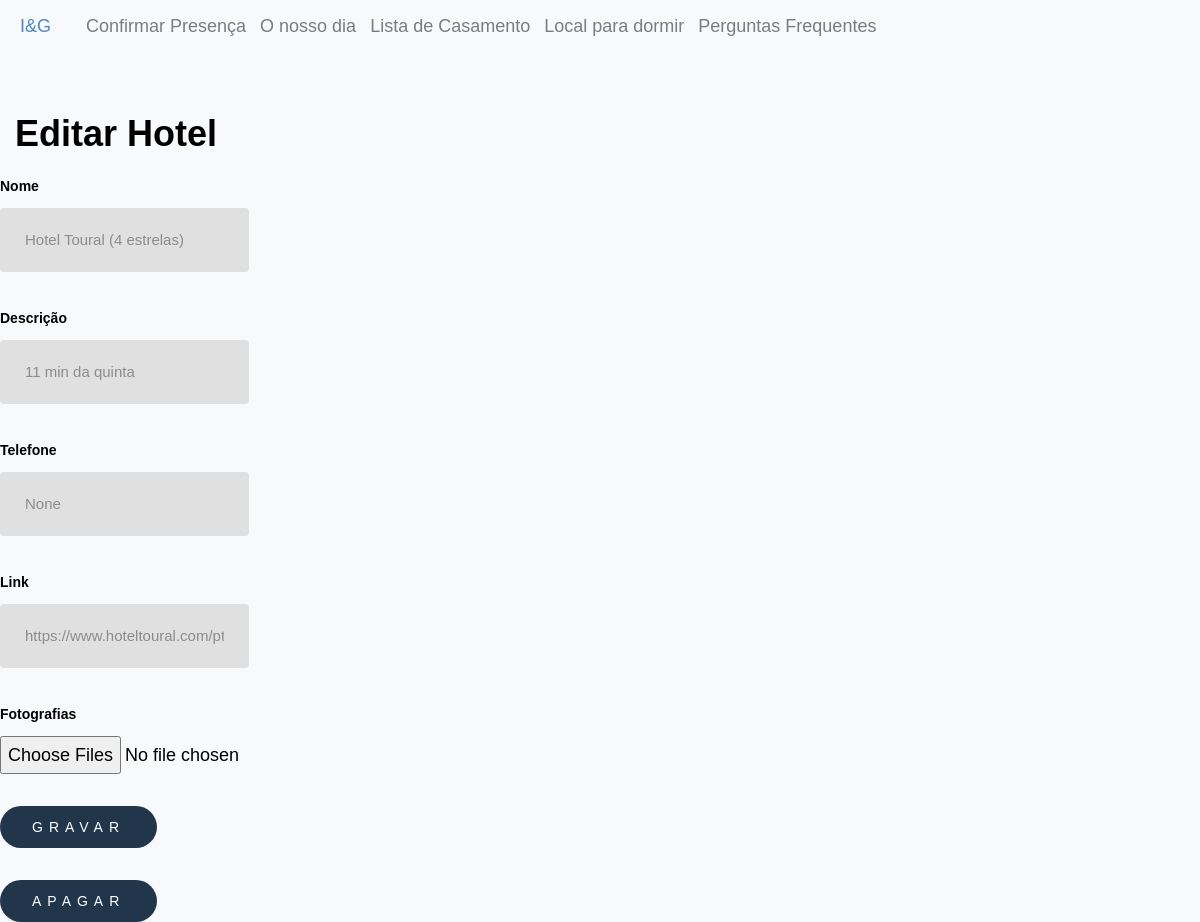
The page /edit/hotel/1 on the database as committed earlier.
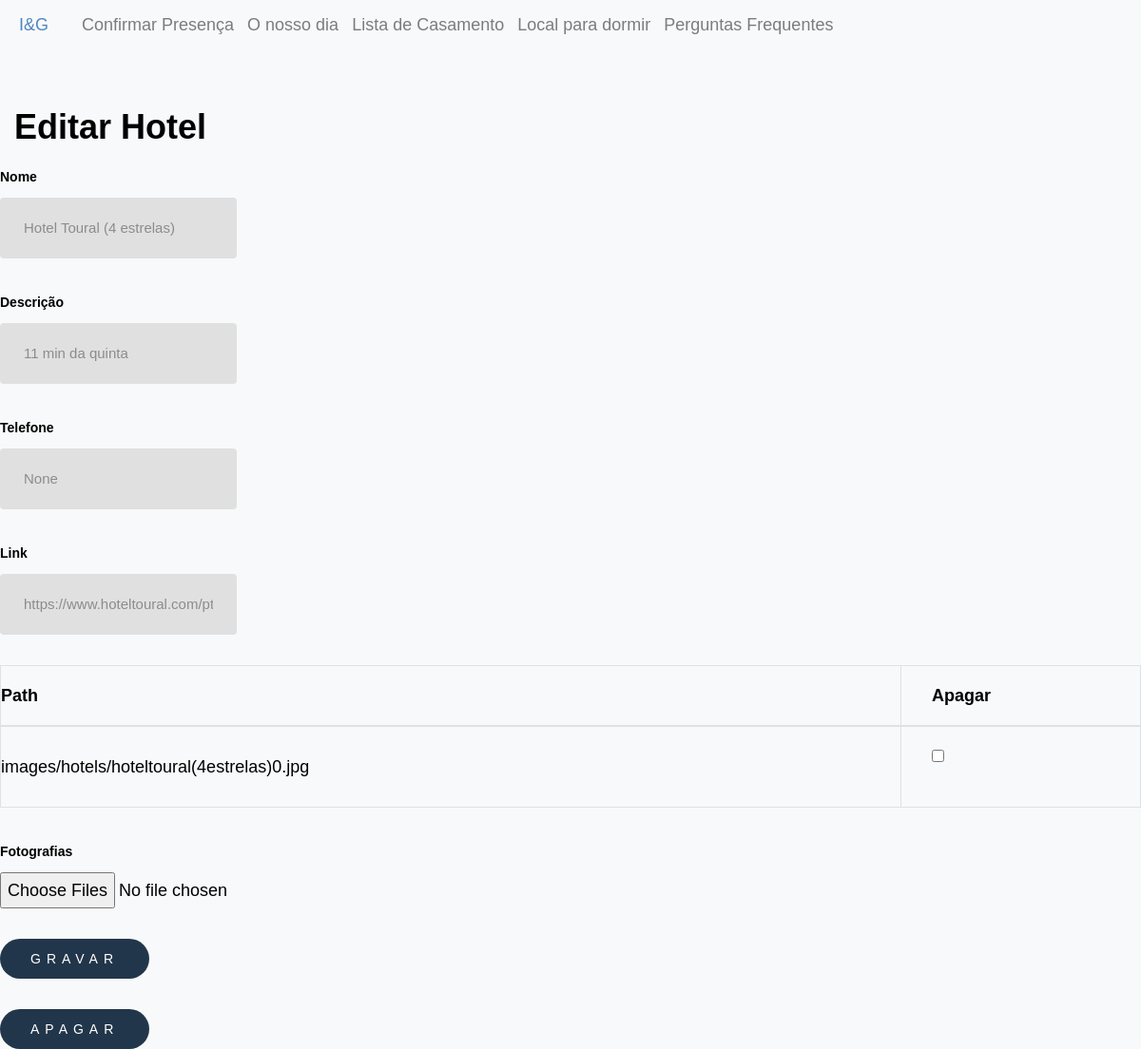
The same page on the database as committed later.
### inesegoncalo/models/hotels.py (models this page shows, shortened)
class Hotel(db.Model, model.Model, model.Base):
    __tablename__ = "hotels"
    __table_args__ = {"extend_existing": True}
    id = Column(Integer, primary_key=True)
    name = Column(Text)
    description = Column(Text)
    phone = Column(Text)
    link = Column(Text)
    images = relationship("HotelImage", back_populates="hotel")

### inesegoncalo/models/hotels_images.py (models this page shows)
class HotelImage(db.Model, model.Model, model.Base):
    __tablename__ = "hotels_images"
    __table_args__ = {"extend_existing": True}
    id = Column(Integer, primary_key=True)
    path = Column(Text)
    hotel_id = Column(Integer, ForeignKey("hotels.id"))
    hotel = relationship("Hotel", back_populates="images")

### inesegoncalo/modules/edit.py (the view, shortened to what this page needs)
@bp.route("/hotel/<hotel_id>", methods=("GET", "POST"))
@bp.route("/hotel/<hotel_id>/<delete>", methods=("GET", "POST"))
def hotel(hotel_id, delete=None):
    hotel = Hotel.query.filter_by(id=hotel_id).first()
    return render_template("edit/hotel.html", hotel=hotel)

### inesegoncalo/templates/edit/hotel.html
{% extends 'layout.html' %}
{% block content %}
<div class="product_form_container">
    <h1 class="ml-4">Editar Hotel</h1>
    <form method="post" class="product_form" enctype="multipart/form-data">
        <div class="product_attribute_container">
            <label for="name"> Nome</label>
            <input type="text" name="name" placeholder="{{hotel.name}}">
        </div>
        <div class="product_attribute_container">
            <label for="description"> Descrição</label>
            <input type="text" name="description" placeholder="{{hotel.description}}">
        </div>
        <div class="product_attribute_container">
            <label for="phone"> Telefone</label>
            <input type="text" name="phone" placeholder="{{hotel.phone}}">
        </div>
        <div class="product_attribute_container">
            <label for="link"> Link</label>
            <input type="text" name="link" placeholder="{{hotel.link}}">
        </div>
        {% if hotel.images %}
        <table class="table-bordered">
            <thead>
                <tr>
                    <th>Path</th>
                    <th>Apagar</th>
                </tr>
            </thead>
            <tbody>
                {% for image in hotel.images %}
                <tr>
                    <td>{{image.path}}</td>
                    <td><input type="checkbox" name="images_to_delete" value="{{image.id}}"></td>
                </tr>
                {% endfor %}
            </tbody>
        </table>
        {% endif %}
        <div class="product_attribute_container">
            <label for='picture'>Fotografias </label>
            <input type="file" name="pictures" multiple>
        </div>
        <button class="btn btn_contribuir d-flex justify-content-center accept">Gravar</button>
    </form>
    <form method="post" action="{{url_for('edit.hotel',hotel_id=hotel.id,delete='delete')}}" class="product_form">
        <button class="delete btn btn_contribuir d-flex justify-content-center">Apagar</button>
    </form>
</div>
{% endblock %}

### inesegoncalo/templates/layout.html (shortened to what this page needs)
<!DOCTYPE html>
<html lang="en">
    <head>
        <link href="https://maxcdn.bootstrapcdn.com/bootstrap/4.1.3/css/bootstrap.min.css" rel="stylesheet">
        <link href="{{ url_for('static', filename='style/main.css')}}" rel="stylesheet">
        <link href="{{ url_for('static', filename='style/vendor.css')}}" rel="stylesheet">
        <link href="{{ url_for('static', filename='style/confirmation.css')}}" rel="stylesheet">
        <link href="{{ url_for('static', filename='style/card.css')}}" rel="stylesheet">
        <link href="{{ url_for('static', filename='style/contribution.css')}}" rel="stylesheet">
        <link href="{{ url_for('static', filename='style/timeline.css')}}" rel="stylesheet">
        <link href="{{ url_for('static', filename='style/lista_casamento.css')}}" rel="stylesheet">
        <link rel="stylesheet" href="https://use.fontawesome.com/releases/v5.2.0/css/all.css">
    <body id="top">
        <div>
            <nav class="navbar navbar-expand-lg navbar-light bg-light">
                <a  class="nav-link"  href="{{url_for('main.index')}}" style="color:#5086c1">
                    I&G
                </a>
                <div class="collapse navbar-collapse" id="navbarText">
                  <ul class="navbar-nav mr-auto">
                    <li class="nav-item">
                        <a class="nav-link" href="{{url_for('confirmations.confirmation')}}">Confirmar Presença</a>
                      </li>
                   <li class="nav-item">
                        <a class="nav-link"  href="{{url_for('main.info')}}">O nosso dia</a>
                    </li>
                    <li class="nav-item">
                        <a class="nav-link" href="{{url_for('products.all')}}">Lista de Casamento</a>
                      </li>
                      <li class="nav-item">
                        <a class="nav-link" href="{{url_for('main.hotels')}}">Local para dormir</a>
                      </li>
                      <li class="nav-item">
                        <a class="nav-link" href="{{url_for('main.faqs')}}">Perguntas Frequentes</a>
                      </li>
                  </ul>
                </div>
              </nav>
            </div>
        {% block content %}
        {% endblock %}
    </body>
</html>

### inesegoncalo/static/style/main.css (style rules this page uses)
html { font-size: 10px; }
html, body { height: 100%; }
body { background: #ffffff; font-family: 'Metropolis', sans-serif; font-size: 1.8rem; font-style: normal; font-weight: normal; line-height: 1.778; color: #000000; margin: 0; padding: 0; position: relative; }
h1, h2, h3, h4, h5, h6, .h1, .h2, .h3, .h4, .h5, .h6 { font-family: 'Metropolis', sans-serif ; font-weight: 700; font-style: normal; color: #000000; font-variant-ligatures: common-ligatures; text-rendering: optimizeLegibility; }
h1, .h1, h2, .h2, h3, .h3, h4, .h4 { margin-top: 6rem; margin-bottom: 1.6rem; }
h1, .h1 { font-size: 3.6rem; line-height: 1.222; }
ul { list-style: disc; }
li { display: list-item; }
ol, ul { margin-left: 1.6rem; }
ul li { padding-left: .4rem; }
table { border-width: 0; width: 100%; max-width: 100%; font-family: 'Metropolis', sans-serif ; border-collapse: collapse; }
th, td { padding: 1.5rem 3.2rem; text-align: left; border-bottom: 1px solid #e0e0e0; }
th { color: #000000; font-family: 'Metropolis', sans-serif ; font-weight: 700; }
th:first-child, td:first-child { padding-left: 0; }
th:last-child, td:last-child { padding-right: 0; }
button, .btn { margin-bottom: 1.6rem; }
input, textarea, select, pre, blockquote, figure, table, p, ul, ol, dl, form, .video-container, .ss-custom-select { margin-bottom: 3.2rem; }
input[type="email"], input[type="number"], input[type="search"], input[type="text"], input[type="tel"], input[type="url"], input[type="password"], textarea, select { display: block; height: 6.4rem; padding: 1.5rem 24px 1.5rem; border: 0; outline: none; color: #000000; font-family: 'Metropolis', sans-serif ; font-size: 1.5rem; line-height: 3.2rem; max-width: 100%; background-color: #e0e0e0; border: 1px solid transparent; transition: all .3s ease-in-out; border-radius: 4px; }
label, legend { font-family: 'Metropolis', sans-serif ; font-weight: 700; font-size: 1.4rem; line-height: 2; margin-bottom: .8rem; color: #000000; display: block; }
input[type="checkbox"], input[type="radio"] { display: inline; }
::placeholder { color: #8c8c8c; }
.btn, button, input[type="submit"], input[type="reset"], input[type="button"] { display: inline-block; font-family: 'Metropolis', sans-serif ; font-weight: 700; font-size: 1.1rem; text-transform: uppercase; letter-spacing: .6rem; height: 6rem; line-height: 5.6rem; padding: 0 3.2rem; margin: 0 .4rem 1.6rem 0; color: #ffffff; text-decoration: none; text-align: center; white-space: nowrap; cursor: pointer; transition: all .3s ease-in-out; -webkit-font-smoothing: antialiased; -moz-osx-font-smoothing: grayscale; border-radius: 4px; background-color: #272727; border: 0.2rem solid #272727; }

### inesegoncalo/static/style/card.css (style rules this page uses)
body { background-color: #f8f9fa!important }
.btn_contribuir { background-color: #22364b; color: #ffffff; font-weight: 400; height: 50px; font-size: 14px; border: none; border-radius: 40px; text-transform: uppercase; line-height: 3em !important; height: auto !important; }

### inesegoncalo/static/style/lista_casamento.css (style rules this page uses)
a, a:hover { text-decoration: none; transition: color 0.3s ease-in-out; }

Rows that differ between the two databases and show on the page:
added HotelImage: path "images/hotels/hoteltoural(4estrelas)0.jpg"
Other text that changed with them:
text now shown: "Path Apagar"
